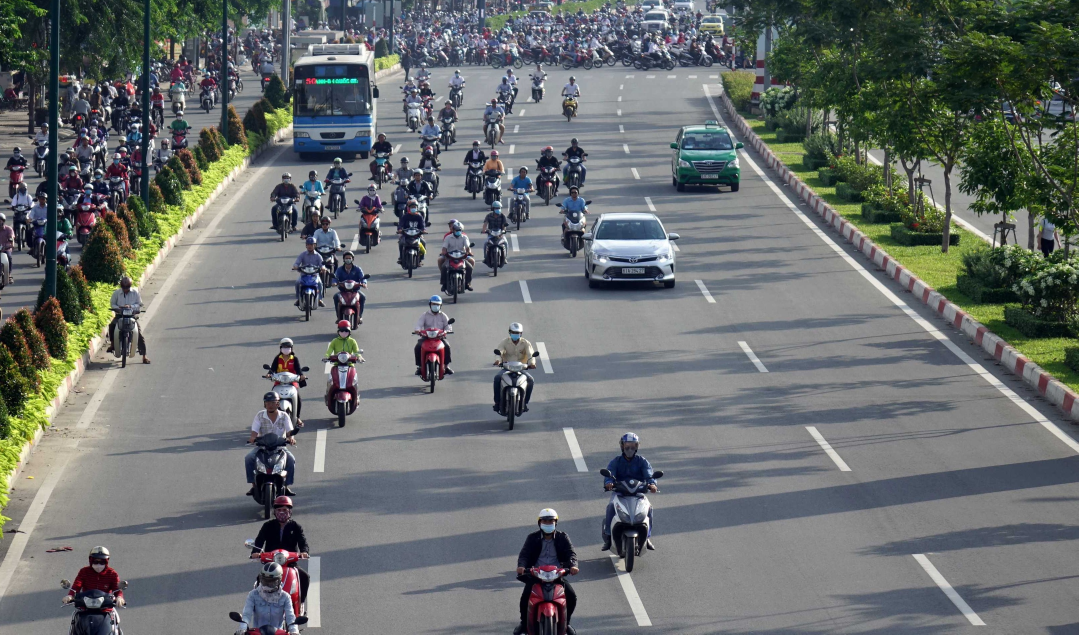
#> input picture data/raw/traffic_01.jpg, 3236 x 1903 px (shown at 1/3 size); its folder holds only this picture in this run
$ python check_images.py   (older library calls are emulated)
#> lines starting #> are read from the running program, lines starting #| are printed output that depends on the picture
# tests/check_images.py
"""
Image Quality Checker for Traffic Detection
============================================
Analyzes images and reports quality metrics relevant to YOLO detection.

Metrics are split into three tiers:

    CRITICAL     : resolution, file size, exposure
                   → can produce FAIL → image is unusable
    QUALITY      : brightness, contrast, sharpness, aspect ratio
                   → can produce WARN → image may affect accuracy
    INFORMATIONAL: noise, saturation, channel balance
                   → always shown, never affects verdict
                   → useful context but unreliable as hard filters

Verdicts
--------
    GOOD       : no FAIL, 0–1 WARN
    ACCEPTABLE : no FAIL, 2+ WARN
    UNUSABLE   : any FAIL

Usage
-----
    python tests/check_images.py
    python tests/check_images.py --folder data/raw
    python tests/check_images.py --save
"""

import cv2
import os
import sys
import argparse
import numpy as np
from datetime import datetime


# ---------------------------------------------------------------------------
# Thresholds
# ---------------------------------------------------------------------------

T = {
    # CRITICAL
    "min_width"            : 480,
    "min_height"           : 360,
    "warn_width"           : 640,
    "warn_height"          : 480,
    "min_size_kb"          : 50,
    "warn_size_kb"         : 100,
    "max_overexposed_pct"  : 20.0,    # % pixels > 250
    "warn_overexposed_pct" : 5.0,
    "max_underexposed_pct" : 20.0,    # % pixels < 5
    "warn_underexposed_pct": 5.0,

    # QUALITY
    "min_brightness"       : 20,      # relaxed from 40
    "warn_brightness_low"  : 50,
    "warn_brightness_high" : 200,
    "max_brightness"       : 230,
    "min_contrast"         : 15,      # relaxed from 20
    "warn_contrast"        : 30,
    "min_sharpness"        : 15,      # relaxed from 30
    "warn_sharpness"       : 60,      # relaxed from 80
    "min_aspect"           : 0.5,
    "max_aspect"           : 4.0,
}


# ---------------------------------------------------------------------------
# Compute metrics
# ---------------------------------------------------------------------------

def compute_metrics(img_path : str) -> dict | None :

    file_size_kb = os.path.getsize(img_path) / 1024
    img = cv2.imread(img_path)

    if img is None :
        return None

    h, w  = img.shape[:2]
    gray  = cv2.cvtColor(img, cv2.COLOR_BGR2GRAY)
    hsv   = cv2.cvtColor(img, cv2.COLOR_BGR2HSV)
    total = h * w

    laplacian = cv2.Laplacian(gray, cv2.CV_64F)

    edges_loose = cv2.Canny(gray, 10,  50)
    edges_tight = cv2.Canny(gray, 100, 200)
    loose_count = max(cv2.countNonZero(edges_loose), 1)

    b, g, r = cv2.mean(img)[:3]

    return {
        "width"             : w,
        "height"            : h,
        "megapixels"        : round(w * h / 1_000_000, 2),
        "aspect_ratio"      : round(w / h, 2),
        "file_size_kb"      : round(file_size_kb, 1),
        "brightness"        : round(float(np.mean(gray)), 1),
        "contrast"          : round(float(np.std(gray)), 1),
        "sharpness"         : round(float(laplacian.var()), 1),
        "saturation"        : round(float(np.mean(hsv[:, :, 1])), 1),
        "noise_ratio"       : round(1.0 - cv2.countNonZero(edges_tight) / loose_count, 3),
        "channel_imbalance" : round(float(np.std([b, g, r])), 1),
        "overexposed_pct"   : round(np.sum(gray > 250) / total * 100, 1),
        "underexposed_pct"  : round(np.sum(gray < 5)   / total * 100, 1),
    }


# ---------------------------------------------------------------------------
# Assess metrics – three-tier system
# ---------------------------------------------------------------------------

def assess(m : dict) -> dict :
    """
    Returns dict with keys 'critical', 'quality', 'informational'.
    Each is a list of (label, value_str, status) tuples.
    Status: PASS / WARN / FAIL.
    Informational items always have status INFO.
    """

    critical     = []
    quality      = []
    informational = []

    def chk(bucket, label, value_str, ok, warn=None) :
        if not ok :
            status = "FAIL"
        elif warn is not None and not warn :
            status = "WARN"
        else :
            status = "PASS"
        bucket.append((label, value_str, status))

    def info(label, value_str) :
        informational.append((label, value_str, "INFO"))

    # ── CRITICAL ──────────────────────────────────────────────────────────

    chk(critical,
        f"width            (min {T['min_width']}px)",
        f"{m['width']}px",
        m["width"]  >= T["min_width"],
        m["width"]  >= T["warn_width"],
    )
    chk(critical,
        f"height           (min {T['min_height']}px)",
        f"{m['height']}px",
        m["height"] >= T["min_height"],
        m["height"] >= T["warn_height"],
    )
    chk(critical,
        f"file size        (min {T['min_size_kb']}KB)",
        f"{m['file_size_kb']}KB",
        m["file_size_kb"] >= T["min_size_kb"],
        m["file_size_kb"] >= T["warn_size_kb"],
    )
    chk(critical,
        f"overexposed      (max {T['max_overexposed_pct']}%)",
        f"{m['overexposed_pct']}%",
        m["overexposed_pct"] < T["max_overexposed_pct"],
        m["overexposed_pct"] < T["warn_overexposed_pct"],
    )
    chk(critical,
        f"underexposed     (max {T['max_underexposed_pct']}%)",
        f"{m['underexposed_pct']}%",
        m["underexposed_pct"] < T["max_underexposed_pct"],
        m["underexposed_pct"] < T["warn_underexposed_pct"],
    )

    # ── QUALITY ───────────────────────────────────────────────────────────

    chk(quality,
        f"brightness       (target {T['warn_brightness_low']}–{T['warn_brightness_high']})",
        f"{m['brightness']}",
        T["min_brightness"] <= m["brightness"] <= T["max_brightness"],
        T["warn_brightness_low"] <= m["brightness"] <= T["warn_brightness_high"],
    )
    chk(quality,
        f"contrast         (min {T['min_contrast']} std dev)",
        f"{m['contrast']}",
        m["contrast"] >= T["min_contrast"],
        m["contrast"] >= T["warn_contrast"],
    )
    chk(quality,
        f"sharpness        (min {T['min_sharpness']} Lap.var)",
        f"{m['sharpness']}",
        m["sharpness"] >= T["min_sharpness"],
        m["sharpness"] >= T["warn_sharpness"],
    )
    chk(quality,
        f"aspect ratio     ({T['min_aspect']}–{T['max_aspect']})",
        f"{m['aspect_ratio']}",
        T["min_aspect"] <= m["aspect_ratio"] <= T["max_aspect"],
    )

    # ── INFORMATIONAL ─────────────────────────────────────────────────────
    # Shown for context only – never affects verdict.
    # Noise and channel balance are heuristic and unreliable as hard filters,
    # especially for high-resolution or non-ideal lighting conditions.

    info("noise ratio      (0 = clean, 1 = noisy)", str(m["noise_ratio"]))
    info("saturation       (HSV S mean)",  str(m["saturation"]))
    info("channel balance  (RGB std dev)", str(m["channel_imbalance"]))
    info("resolution", f"{m['width']}×{m['height']}  {m['megapixels']}MP")

    return {
        "critical"      : critical,
        "quality"       : quality,
        "informational" : informational,
    }


def overall_verdict(checks : dict) -> str :
    """
    Verdict is based only on CRITICAL and QUALITY tiers.
    Informational metrics are never counted.
    """
    c_statuses = [s for _, _, s in checks["critical"]]
    q_statuses = [s for _, _, s in checks["quality"]]

    if "FAIL" in c_statuses :
        n = c_statuses.count("FAIL")
        return f"UNUSABLE   ({n} critical failure{'s' if n>1 else ''})"

    warns = q_statuses.count("WARN") + c_statuses.count("WARN")
    if warns >= 2 :
        return f"ACCEPTABLE ({warns} quality warnings)"
    elif warns == 1 :
        return f"ACCEPTABLE (1 quality warning)"
    return "GOOD"


# ---------------------------------------------------------------------------
# Report output
# ---------------------------------------------------------------------------

LINES = []

def _log(line="") :
    print(line)
    LINES.append(line)

def _header(title) :
    _log(f"\n{'='*70}")
    _log(f"  {title}")
    _log(f"{'='*70}")

def report_image(img_path : str) -> tuple[dict | None, str] :

    name = os.path.basename(img_path)
    _log(f"\n{'─'*70}")
    _log(f"  {name}")
    _log(f"{'─'*70}")

    m = compute_metrics(img_path)

    if m is None :
        _log("  [FAIL] Cannot read image – file may be corrupt.")
        return None, "UNUSABLE   (unreadable)"

    checks  = assess(m)
    verdict = overall_verdict(checks)

    _log("  CRITICAL")
    for label, value, status in checks["critical"] :
        _log(f"    {label:<45} {value:<16} [{status}]")

    _log("  QUALITY")
    for label, value, status in checks["quality"] :
        _log(f"    {label:<45} {value:<16} [{status}]")

    _log("  INFORMATIONAL  (context only – not counted in verdict)")
    for label, value, _ in checks["informational"] :
        _log(f"    {label:<45} {value}")

    _log(f"\n  ► {verdict}")

    return m, verdict


def summary_table(results : list) :

    _header("SUMMARY TABLE")
    _log(f"  {'Image':<22} {'Resolution':>14} {'Size':>7} {'Bright':>7} {'Sharp':>8}  Verdict")
    _log("  " + "─" * 82)

    for name, m, verdict in results :
        if m is None :
            _log(f"  {name:<22} {'UNREADABLE':>14}")
            continue
        res = f"{m['width']}×{m['height']}"
        _log(
            f"  {name:<22}"
            f" {res:>14}"
            f" {m['file_size_kb']:>6.0f}KB"
            f" {m['brightness']:>7.1f}"
            f" {m['sharpness']:>8.1f}"
            f"  {verdict}"
        )

    _log("")
    _log("  Verdict guide:")
    _log("    GOOD       – suitable for detection and validation")
    _log("    ACCEPTABLE – usable, note any warnings in report")
    _log("    UNUSABLE   – discard, critical quality issue")
    _log("")
    _log("  Note: noise ratio, saturation, and channel balance are shown")
    _log("  as context only and do not affect the verdict.")


# ---------------------------------------------------------------------------
# Main
# ---------------------------------------------------------------------------

def main() :

    parser = argparse.ArgumentParser(description="Image quality checker for traffic detection")
    parser.add_argument("--folder", default="data/raw")
    parser.add_argument("--save",   action="store_true")
    args = parser.parse_args()

    PROJECT_ROOT = os.path.dirname(os.path.dirname(os.path.abspath(__file__)))
    folder       = os.path.join(PROJECT_ROOT, args.folder)

    _log(f"Image Quality Report – Traffic Detection")
    _log(f"Generated : {datetime.now().strftime('%Y-%m-%d %H:%M:%S')}")
    _log(f"Folder    : {folder}")

    images = sorted([
        os.path.join(folder, f)
        for f in os.listdir(folder)
        if f.lower().endswith((".jpg", ".jpeg", ".png", ".webp"))
    ])

    if not images :
        _log(f"\n[ERROR] No images found in {folder}")
        return

    _log(f"Images    : {len(images)} found\n")

    results = []
    for img_path in images :
        name          = os.path.basename(img_path)
        m, verdict    = report_image(img_path)
#> in compute_metrics, img is the input picture: shape (1903, 3236, 3); mean B, G, R 110.4, 110.6, 106
#> in compute_metrics, `gray  = cv2.cvtColor(img, cv2.COLOR_BGR2GRAY)`:
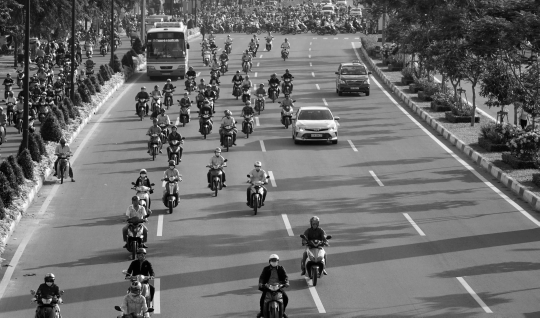
#> gray: shape (1903, 3236) (shown at 1/6 size); min 0, max 255, mean 109.2
#> in compute_metrics, `laplacian = cv2.Laplacian(gray, cv2.CV_64F)`:
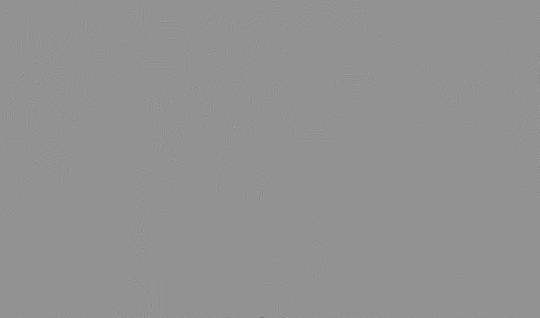
#> laplacian: shape (1903, 3236) float64 (shown at 1/6 size); min -392, max 291, mean 0; drawn with min black and max white
#> in compute_metrics, `edges_loose = cv2.Canny(gray, 10,  50)`:
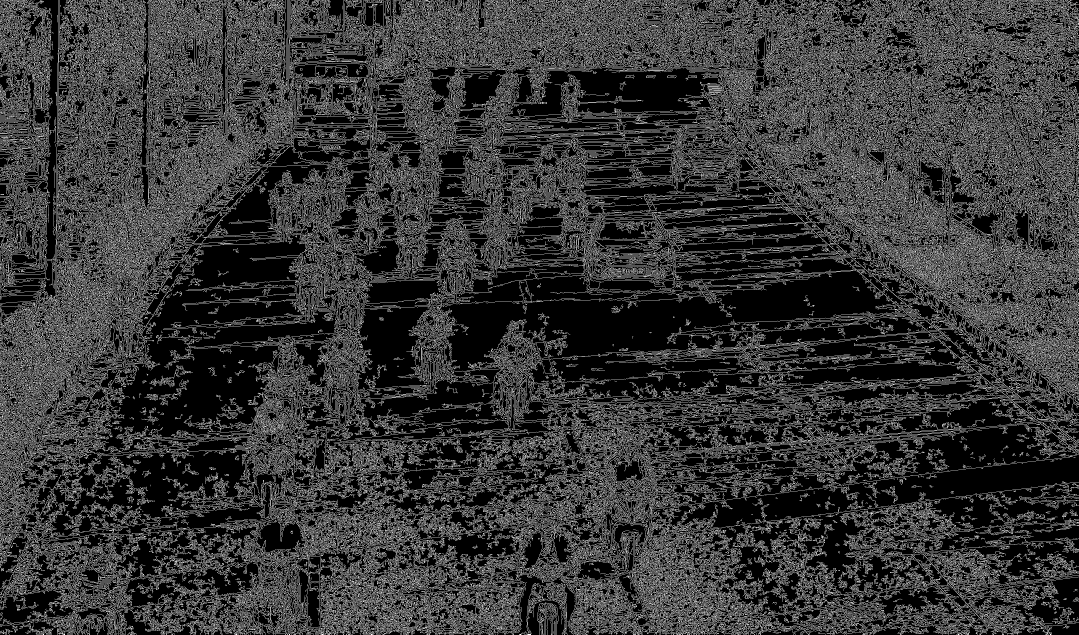
#> edges_loose: shape (1903, 3236) (shown at 1/3 size); 21.9% white in thin lines or dots
#> in compute_metrics, `edges_tight = cv2.Canny(gray, 100, 200)`:
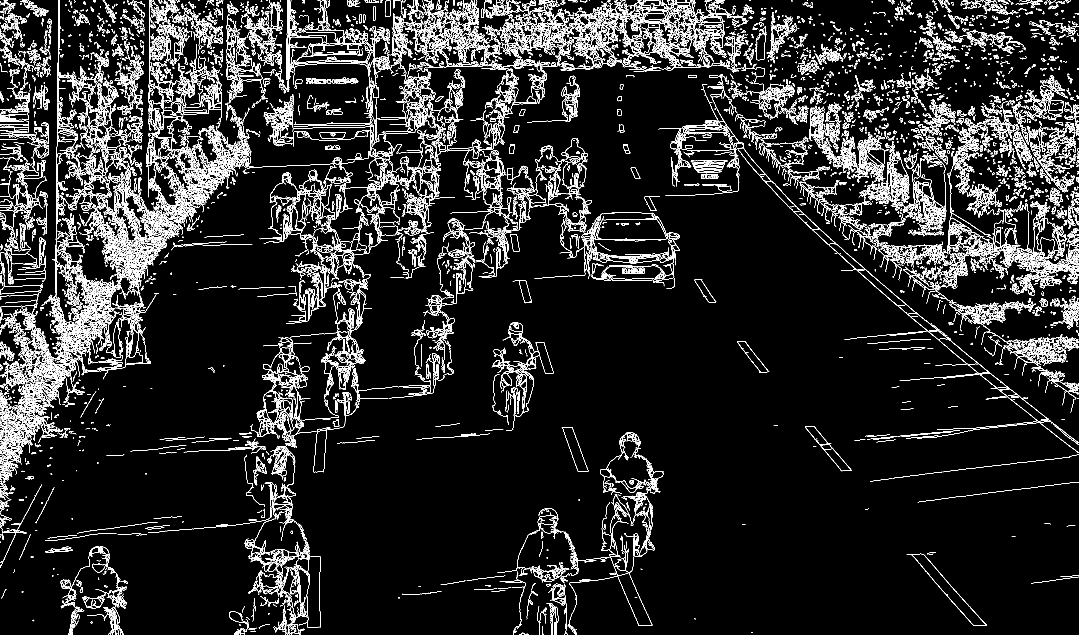
#> edges_tight: shape (1903, 3236) (shown at 1/3 size); 7.2% white in thin lines or dots
#> in compute_metrics, `loose_count = max(cv2.countNonZero(edges_loose), 1)`: loose_count = 1350376
#> in compute_metrics, `b, g, r = cv2.mean(img)[:3]`: b = 110.4; g = 110.6; r = 106
#> in report_image, `m = compute_metrics(img_path)`: m = 13 items
#> in report_image, `checks  = assess(m)`: checks = 3 items
#> in overall_verdict, `c_statuses = [s for _, _, s in checks["critical"]]`: c_statuses = ['PASS', 'PASS', 'PASS', 'PASS', 'PASS']
#> in overall_verdict, `q_statuses = [s for _, _, s in checks["quality"]]`: q_statuses = ['PASS', 'PASS', 'PASS', 'PASS']
#> in overall_verdict, `warns = q_statuses.count("WARN") + c_statuses.count("WARN")`: warns = 0
#> in report_image, `verdict = overall_verdict(checks)`: verdict = 'GOOD'
#> the loop in report_image, `for label, value, status in checks["critical"] :` made 5 passes
#> (label, value) on passes 1 to 5: ('width            (min 480px)', '3236px'), ('height           (min 360px)', '1903px'), ('file size        (min 50KB)', '1465.3KB'), ('overexposed      (max 20.0%)', '0.2%'), ('underexposed     (max 20.0%)', '0.5%')
#> (printed output is left out)
#> the loop in report_image, `for label, value, status in checks["quality"] :` made 4 passes
#> (label, value) on passes 1 to 4: ('brightness       (target 50–200)', '109.2'), ('contrast         (min 15 std dev)', '49.2'), ('sharpness        (min 15 Lap.var)', '377.3'), ('aspect ratio     (0.5–4.0)', '1.7')
#> (printed output is left out)
#> the loop in report_image, `for label, value, _ in checks["informational"] :` made 4 passes
#> (label, value) on passes 1 to 4: ('noise ratio      (0 = clean, 1 = noisy)', '0.674'), ('saturation       (HSV S mean)', '51.1'), ('channel balance  (RGB std dev)', '2.1'), ('resolution', '3236×1903  6.16MP')
#> (printed output is left out)
#> m = 13 items; verdict = 'GOOD'
        results.append((name, m, verdict))

    summary_table(results)
#> the loop in summary_table, `for name, m, verdict in results :` made 1 pass
#> (name, verdict, res) on pass 1: ('traffic_01.jpg', 'GOOD', '3236×1903')
#> (printed output is left out)

    if args.save :
        out = os.path.join(PROJECT_ROOT, "data", "validation", "image_quality_report.txt")
        os.makedirs(os.path.dirname(out), exist_ok=True)
        with open(out, "w", encoding="utf-8") as f :
            f.write("\n".join(LINES))
        print(f"\nReport saved to: {out}")


if __name__ == "__main__" :
    main()

$ run again, on data/raw/traffic_05.jpg
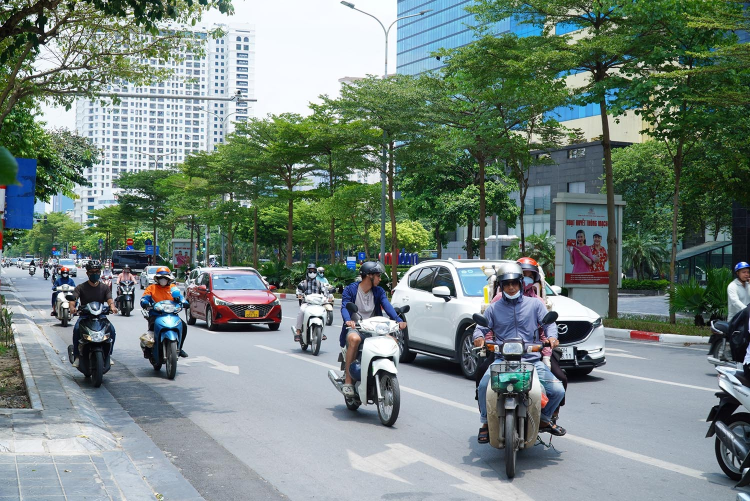
#> input picture data/raw/traffic_05.jpg, 1500 x 1002 px (shown at 1/2 size)
#> in compute_metrics, img is the input picture: shape (1002, 1500, 3); mean B, G, R 126.6, 133.1, 117.5
#> hsv: shape (1002, 1500, 3); mean H, S, V 83.6, 74, 140.8
#> in compute_metrics, `edges_loose = cv2.Canny(gray, 10,  50)`:
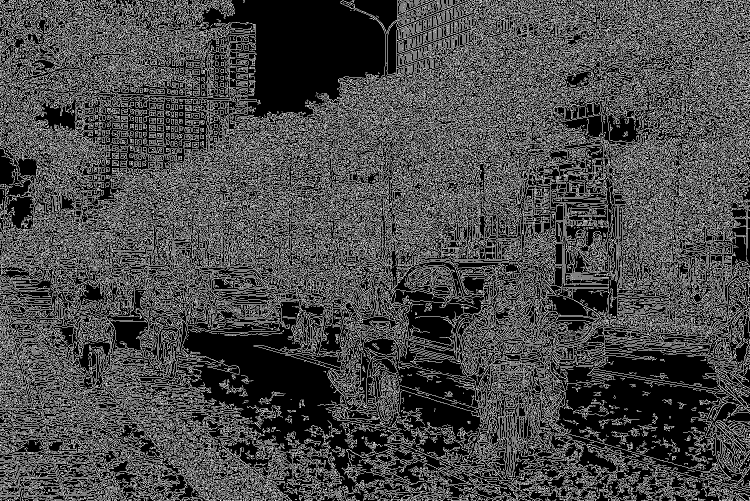
#> edges_loose: shape (1002, 1500) (shown at 1/2 size); 28.6% white in thin lines or dots
#> in compute_metrics, `edges_tight = cv2.Canny(gray, 100, 200)`:
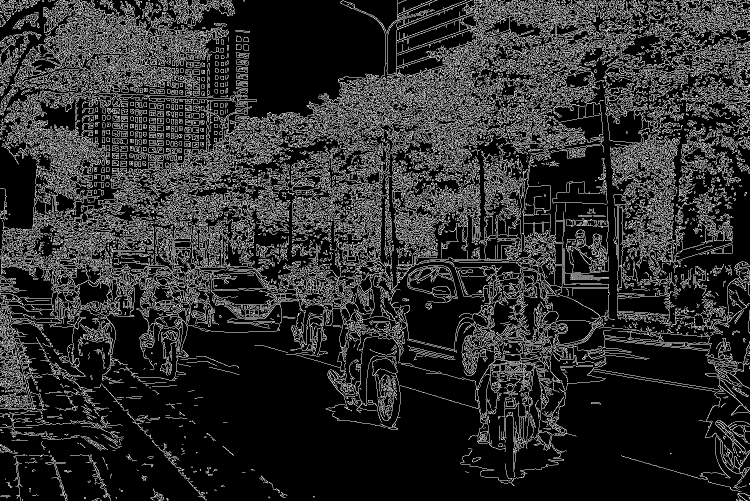
#> edges_tight: shape (1002, 1500) (shown at 1/2 size); 17.5% white in thin lines or dots
#> loose_count = 430384
#> b = 126.6; g = 133.1; r = 117.5
#> in report_image, `m = compute_metrics(img_path)`: m = 13 items
#> checks = 3 items
#> c_statuses = ['PASS', 'PASS', 'PASS', 'PASS', 'PASS']
#> q_statuses = ['PASS', 'PASS', 'PASS', 'PASS']
#> warns = 0
#> in report_image, `verdict = overall_verdict(checks)`: verdict = 'GOOD'
#> the loop in report_image, `for label, value, status in checks["critical"] :` made 5 passes
#> (label, value) on passes 1 to 5: ('width            (min 480px)', '1500px'), ('height           (min 360px)', '1002px'), ('file size        (min 50KB)', '493.5KB'), ('overexposed      (max 20.0%)', '2.4%'), ('underexposed     (max 20.0%)', '0.2%')
#> (printed output is left out)
#> the loop in report_image, `for label, value, status in checks["quality"] :` made 4 passes
#> (label, value) on passes 1 to 4: ('brightness       (target 50–200)', '127.7'), ('contrast         (min 15 std dev)', '69.9'), ('sharpness        (min 15 Lap.var)', '2798.7'), ('aspect ratio     (0.5–4.0)', '1.5')
#> (printed output is left out)
#> the loop in report_image, `for label, value, _ in checks["informational"] :` made 4 passes
#> (label, value) on passes 1 to 4: ('noise ratio      (0 = clean, 1 = noisy)', '0.388'), ('saturation       (HSV S mean)', '74.0'), ('channel balance  (RGB std dev)', '6.4'), ('resolution', '1500×1002  1.5MP')
#> (printed output is left out)
#> in main, `m, verdict    = report_image(img_path)`: m = 13 items; verdict = 'GOOD'
#> the loop in summary_table, `for name, m, verdict in results :` made 1 pass
#> (name, verdict, res) on pass 1: ('traffic_05.jpg', 'GOOD', '1500×1002')
#> (printed output is left out)
